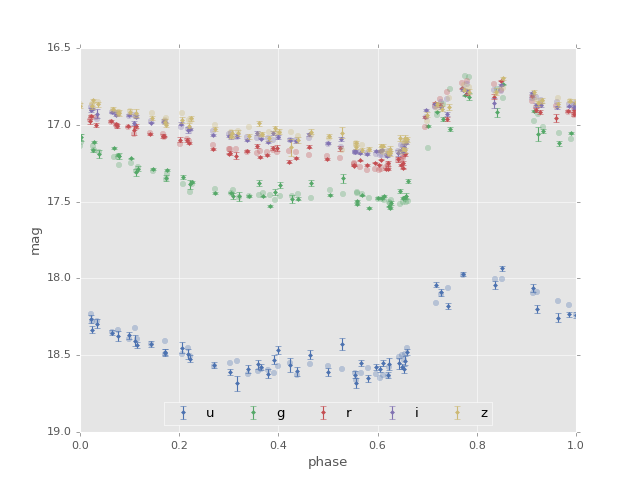

Source code (Python):
import numpy as np
import matplotlib.pyplot as plt
import matplotlib as mpl

mpl.style.use('ggplot')
mpl.rc('axes', color_cycle=["#4C72B0", "#55A868", "#C44E52",
                            "#8172B2", "#CCB974"])

# Get the first lightcurve id
from gatspy import datasets
rrlyrae = datasets.fetch_rrlyrae()
lcid = rrlyrae.ids[0]

# Set up the generated lightcurve
gen = datasets.RRLyraeGenerated(lcid, random_state=0)

fig, ax = plt.subplots()
for band in 'ugriz':
    t, mag, dmag = gen.observed(band)
    mag_gen = gen.generated(band, t, dmag)

    period = gen.period
    phase = (t / period) % 1

    errorbar = ax.errorbar(phase, mag, dmag, fmt='.', label=band)
    color = errorbar.lines[0].get_color()
    ax.plot(phase, mag_gen, 'o', alpha=0.3, color=color, mew=0)

ax.set(xlabel='phase', ylabel='mag')
ax.invert_yaxis()
ax.legend(loc='lower center', ncol=5, numpoints=1)
